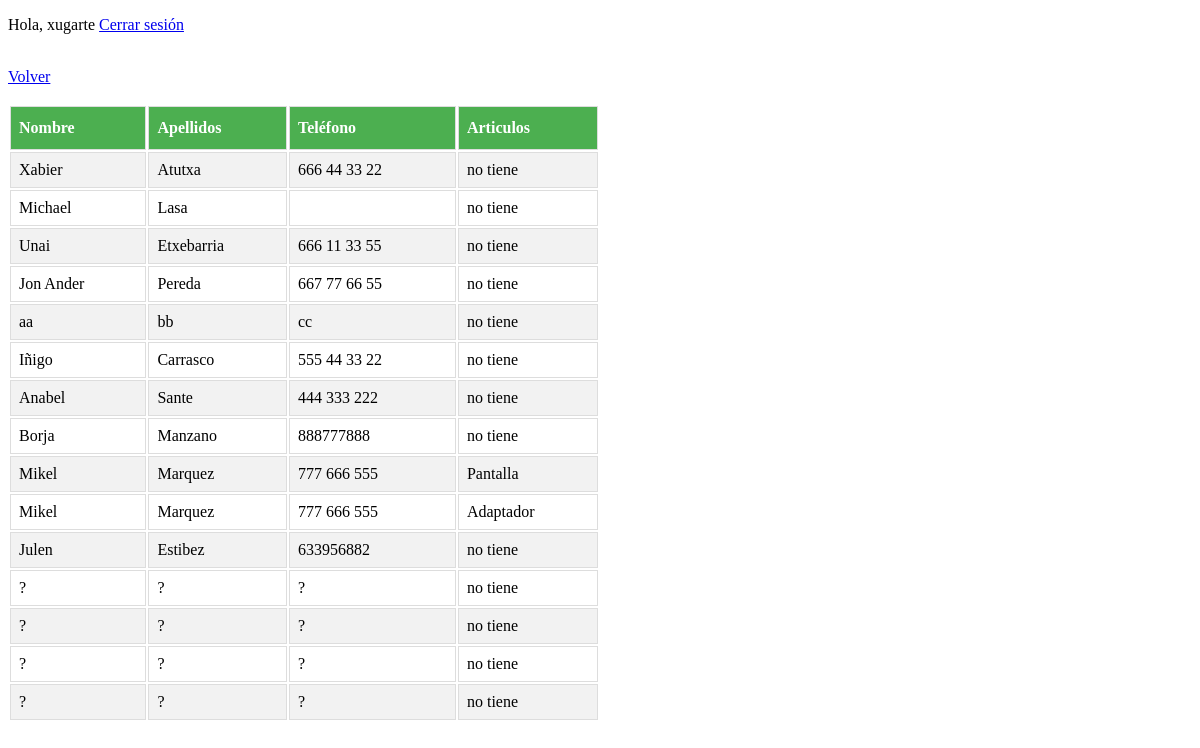
Page /controlador/controladorListadoClientesArticulos.php (signed in) on the committed database.
### tables this page shows
CREATE TABLE `clientes` (
  `IdCliente` int(11) NOT NULL,
  `Nombre` varchar(30) DEFAULT NULL,
  `Apellidos` varchar(50) DEFAULT NULL,
  `Telefono` varchar(20) DEFAULT NULL
);

### controlador/controladorListadoClientesArticulos.php (called while the page is built)
<?php
require_once '../modelo/modeloClientes.php';
$cliente = new Cliente();
$datos = $cliente->obtenerClientesArticulos();
require_once '../vista/vistaListadoClientesArticulos.php';
?>

### core/conector.php (called while the page is built)
<?php
class Conectar{
    public static function conexion(){
        $localhost = 'localhost';
        $usuario = 'root';
        $contrasena = '';
        $bbdd = 'examendser';
        try{
            $link = mysqli_connect($localhost, $usuario, $contrasena, $bbdd);
            $link->query("SET NAMES 'utf8'");
        } catch (Exception $ex) {
            die ("error". $ex->getMessage());
            echo "Linea de error" . $ex->getLine();
        }
        return $link;
    }
}
?>

### modelo/modeloClientes.php (called while the page is built, shortened)
<?php
require_once '../core/conector.php';
class Cliente {
    private $link;
    private $cliente;
    public function __construct(){
        $this->link=Conectar::conexion();
        $this->cliente=array();
    }
    public function obtenerClientesArticulos() {
        $sql="CALL spMostrarClientesArticulos()";
        $consulta=$this->link->query($sql);
        while ($row = mysqli_fetch_array($consulta, MYSQLI_ASSOC)){
            $this->cliente[]=$row;
        }
        return $this->cliente;
    }
}
?>

### vista/vistaListadoClientesArticulos.php (the view, shortened to what this page needs)
<!DOCTYPE html>
<head>
</head>
<?php
    require_once "../controlador/controladorSeguridad.php";
?>
<a href="../vista/menu.php">Volver</a><br><br>
<table id="clientes" >
	<tr>
		<th><strong>Nombre</strong></th>
		<th><strong>Apellidos</strong></th>
                <th><strong>Teléfono</strong></th>
                <th><strong>Articulos</strong></th>
	</tr>
     <?php
    for ($i = 0; $i < count($datos); $i ++) {
        ?>
     	<tr>
		<td><?php echo $datos[$i]['Nombre'];?></td>
		<td><?php echo $datos[$i]['Apellidos'];?></td>
		<td><?php echo $datos[$i]['Telefono'];?></td>
                <td><?php echo $datos[$i]['Articulos'];?></td>
	</tr>
		<?php } ?>
</table>

### vista/vistaListadoClientesArticulos.php (style rules this page uses)
#clientes { width: 50%; }
#clientes td, #clientes th { border: 1px solid #ddd; padding: 8px; }
#clientes tr:nth-child(even) { background-color: #f2f2f2; }
#clientes th { padding-top: 12px; padding-bottom: 12px; text-align: left; background-color: #4CAF50; color: white; }

### rows in the picture
clientes: Nombre "Xabier", Apellidos "Atutxa", Telefono "666 44 33 22", Articulos "no tiene"
clientes: Nombre "Michael", Apellidos "Lasa", Articulos "no tiene"
clientes: Nombre "Unai", Apellidos "Etxebarria", Telefono "666 11 33 55", Articulos "no tiene"
clientes: Nombre "Jon Ander", Apellidos "Pereda", Telefono "667 77 66 55", Articulos "no tiene"
clientes: Nombre "aa", Apellidos "bb", Telefono "cc", Articulos "no tiene"
clientes: Nombre "Iñigo", Apellidos "Carrasco", Telefono "555 44 33 22", Articulos "no tiene"
clientes: Nombre "Anabel", Apellidos "Sante", Telefono "444 333 222", Articulos "no tiene"
clientes: Nombre "Borja", Apellidos "Manzano", Telefono "888777888", Articulos "no tiene"
clientes: Nombre "Mikel", Apellidos "Marquez", Telefono "777 666 555", Articulos "Pantalla", Articulos "Adaptador"
clientes: Nombre "Julen", Apellidos "Estibez", Telefono "633956882", Articulos "no tiene"
clientes: Nombre "?", Apellidos "?", Telefono "?", Articulos "no tiene"
clientes: Nombre "?", Apellidos "?", Telefono "?", Articulos "no tiene"
clientes: Nombre "?", Apellidos "?", Telefono "?", Articulos "no tiene"
clientes: Nombre "?", Apellidos "?", Telefono "?", Articulos "no tiene"

### other values in the picture
$_SESSION['username'] "xugarte"
